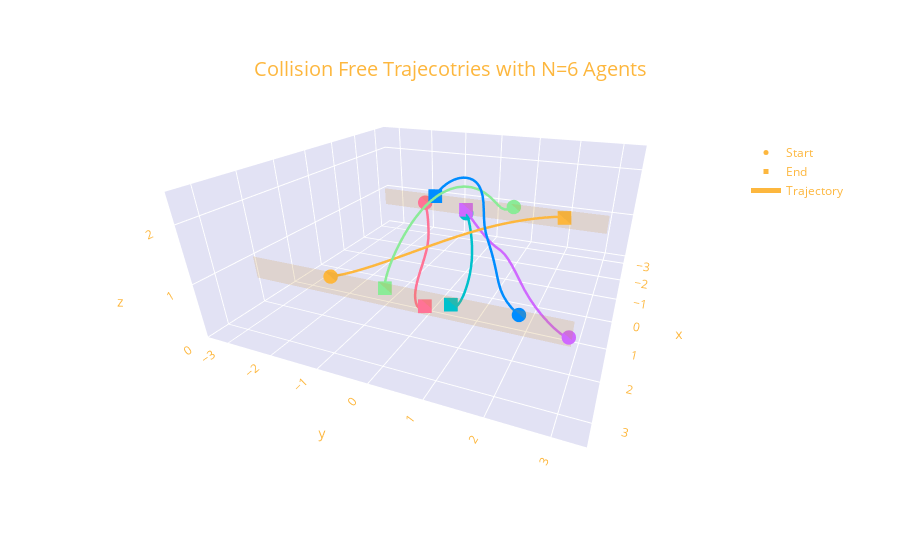

The code cell stored with this chart in its notebook:
### Code cell
c = ["#fdb73e", "#00C1CC", '#008CFF', '#8BEB98', '#CF69FF', '#FF7396']

last = len(agent1_x)-1

start1 = go.Scatter3d(
    x=[pos_df[pos_df.Agent=='Agent 1'].X[0]],
    y=[pos_df[pos_df.Agent=='Agent 1'].Y[0]],
    z=[pos_df[pos_df.Agent=='Agent 1'].Z[0]],
    mode='markers',
    name='Start 1',
    marker=dict(symbol="circle",color=c[0],size=5),
    hovertemplate='Agent 1 start<extra></extra>'
)

end1 = go.Scatter3d(
    x=[pos_df[pos_df.Agent=='Agent 1'].X[last]],
    y=[pos_df[pos_df.Agent=='Agent 1'].Y[last]],
    z=[pos_df[pos_df.Agent=='Agent 1'].Z[last]],
    mode='markers',
    name='End 1',
    marker=dict(symbol="square",color=c[0],size=5),
    hovertemplate='Agent 1 end<extra></extra>'
)

traj1 = go.Scatter3d(
    x=pos_df[pos_df.Agent=='Agent 1'].X,
    y=pos_df[pos_df.Agent=='Agent 1'].Y,
    z=pos_df[pos_df.Agent=='Agent 1'].Z,
    mode='lines',
    name='Trajectory 1',
    line=dict(width=5, color=c[0]),
    hovertemplate='Agent 1 trajectory<extra></extra>'
)

start2 = go.Scatter3d(
    x=[pos_df[pos_df.Agent=='Agent 2'].X[0]],
    y=[pos_df[pos_df.Agent=='Agent 2'].Y[0]],
    z=[pos_df[pos_df.Agent=='Agent 2'].Z[0]],
    mode='markers',
    name='Start 2',
    marker=dict(symbol="circle",color=c[1],size=5),
    hovertemplate='Agent 2 start<extra></extra>'
)

end2 = go.Scatter3d(
    x=[pos_df[pos_df.Agent=='Agent 2'].X[last]],
    y=[pos_df[pos_df.Agent=='Agent 2'].Y[last]],
    z=[pos_df[pos_df.Agent=='Agent 2'].Z[last]],
    mode='markers',
    name='End 2',
    marker=dict(symbol="square",color=c[1],size=5),
    hovertemplate='Agent 2 end<extra></extra>'
)

traj2 = go.Scatter3d(
    x=pos_df[pos_df.Agent=='Agent 2'].X,
    y=pos_df[pos_df.Agent=='Agent 2'].Y,
    z=pos_df[pos_df.Agent=='Agent 2'].Z,
    mode='lines',
    name='Trajectory 2',
    line=dict(width=5, color=c[1]),
    hovertemplate='Agent 2 end<extra></extra>'
)

start3 = go.Scatter3d(
    x=[pos_df[pos_df.Agent=='Agent 3'].X[0]],
    y=[pos_df[pos_df.Agent=='Agent 3'].Y[0]],
    z=[pos_df[pos_df.Agent=='Agent 3'].Z[0]],
    mode='markers',
    name='Start 3',
    marker=dict(symbol="circle",color=c[2],size=5),
    hovertemplate='Agent 3 start<extra></extra>'
)

end3 = go.Scatter3d(
    x=[pos_df[pos_df.Agent=='Agent 3'].X[last]],
    y=[pos_df[pos_df.Agent=='Agent 3'].Y[last]],
    z=[pos_df[pos_df.Agent=='Agent 3'].Z[last]],
    mode='markers',
    name='End 3',
    marker=dict(symbol="square",color=c[2],size=5),
    hovertemplate='Agent 3 end<extra></extra>'
)

traj3 = go.Scatter3d(
    x=pos_df[pos_df.Agent=='Agent 3'].X,
    y=pos_df[pos_df.Agent=='Agent 3'].Y,
    z=pos_df[pos_df.Agent=='Agent 3'].Z,
    mode='lines',
    name='Trajectory 3',
    line=dict(width=5, color=c[2]),
    hovertemplate='Agent 3 trajectory<extra></extra>'
)

start4 = go.Scatter3d(
    x=[pos_df[pos_df.Agent=='Agent 4'].X[0]],
    y=[pos_df[pos_df.Agent=='Agent 4'].Y[0]],
    z=[pos_df[pos_df.Agent=='Agent 4'].Z[0]],
    mode='markers',
    name='Start 4',
    marker=dict(symbol="circle",color=c[3],size=5),
    hovertemplate='Agent 4 start<extra></extra>'
)

end4 = go.Scatter3d(
    x=[pos_df[pos_df.Agent=='Agent 4'].X[last]],
    y=[pos_df[pos_df.Agent=='Agent 4'].Y[last]],
    z=[pos_df[pos_df.Agent=='Agent 4'].Z[last]],
    mode='markers',
    name='End 4',
    marker=dict(symbol="square",color=c[3],size=5),
    hovertemplate='Agent 4 end<extra></extra>'
)

traj4 = go.Scatter3d(
    x=pos_df[pos_df.Agent=='Agent 4'].X,
    y=pos_df[pos_df.Agent=='Agent 4'].Y,
    z=pos_df[pos_df.Agent=='Agent 4'].Z,
    mode='lines',
    name='Trajectory 4',
    line=dict(width=5, color=c[3]),
    hovertemplate='Agent 4 trajectory<extra></extra>'
)

start5 = go.Scatter3d(
    x=[pos_df[pos_df.Agent=='Agent 5'].X[0]],
    y=[pos_df[pos_df.Agent=='Agent 5'].Y[0]],
    z=[pos_df[pos_df.Agent=='Agent 5'].Z[0]],
    mode='markers',
    name='Start 5',
    marker=dict(symbol="circle",color=c[4],size=5),
    hovertemplate='Agent 5 start<extra></extra>'
)

end5 = go.Scatter3d(
    x=[pos_df[pos_df.Agent=='Agent 5'].X[last]],
    y=[pos_df[pos_df.Agent=='Agent 5'].Y[last]],
    z=[pos_df[pos_df.Agent=='Agent 5'].Z[last]],
    mode='markers',
    name='End 5',
    marker=dict(symbol="square",color=c[4],size=5),
    hovertemplate='Agent 5 end<extra></extra>'
)

traj5 = go.Scatter3d(
    x=pos_df[pos_df.Agent=='Agent 5'].X,
    y=pos_df[pos_df.Agent=='Agent 5'].Y,
    z=pos_df[pos_df.Agent=='Agent 5'].Z,
    mode='lines',
    name='Trajectory 5',
    line=dict(width=5, color=c[4]),
    hovertemplate='Agent 5 trajectory<extra></extra>'
)

start6 = go.Scatter3d(
    x=[pos_df[pos_df.Agent=='Agent 6'].X[0]],
    y=[pos_df[pos_df.Agent=='Agent 6'].Y[0]],
    z=[pos_df[pos_df.Agent=='Agent 6'].Z[0]],
    mode='markers',
    name='Start 6',
    marker=dict(symbol="circle",color=c[5],size=5),
    hovertemplate='Agent 6 start<extra></extra>'
)

end6 = go.Scatter3d(
    x=[pos_df[pos_df.Agent=='Agent 6'].X[last]],
    y=[pos_df[pos_df.Agent=='Agent 6'].Y[last]],
    z=[pos_df[pos_df.Agent=='Agent 6'].Z[last]],
    mode='markers',
    name='End 6',
    marker=dict(symbol="square",color=c[5],size=5),
    hovertemplate='Agent 6 end<extra></extra>'
)

traj6 = go.Scatter3d(
    x=pos_df[pos_df.Agent=='Agent 6'].X,
    y=pos_df[pos_df.Agent=='Agent 6'].Y,
    z=pos_df[pos_df.Agent=='Agent 6'].Z,
    mode='lines',
    name='Trajectory 6',
    line=dict(width=5, color=c[5]),
    hovertemplate='Agent 6 trajectory<extra></extra>'
)

start = go.Scatter3d(
    x=[10],
    y=[10],
    z=[10],
    mode='markers',
    name='Start',
    marker=dict(symbol="circle",color="#fdb73e",size=5)
)

end = go.Scatter3d(
    x=[10],
    y=[10],
    z=[10],
    mode='markers',
    name='End',
    marker=dict(symbol="square",color="#fdb73e",size=5)
)

traj = go.Scatter3d(
    x=[10],
    y=[10],
    z=[10],
    mode='lines',
    name='Trajectory',
    line=dict(width=5, color="#fdb73e")
)

start_zone = go.Mesh3d(
        x=[-2.5, -2.5, -2.5, -2.5],
        y=[-3, -3, 3, 3],
        z=[1.2, 0.8, 1.2, 0.8],

        i=[0, 0, 0, 1],
        j=[1, 2, 3, 2],
        k=[2, 3, 1, 3],
        opacity=0.1,
        color='#fdb73e',
        flatshading = True,
        hovertemplate='Even Agent<br>Start Zone<extra></extra>'
    )

end_zone = go.Mesh3d(
        x=[2.5, 2.5, 2.5, 2.5],
        y=[-3, -3, 3, 3],
        z=[1.2, 0.8, 1.2, 0.8],

        i=[0, 0, 0, 1],
        j=[1, 2, 3, 2],
        k=[2, 3, 1, 3],
        opacity=0.1,
        color='#fdb73e',
        flatshading = True,
        hovertemplate='Odd Agent<br>Start Zone<extra></extra>'
    )

fig = go.Figure(data=[start1, end1, traj1, 
                      start2, end2, traj2, 
                      start3, end3, traj3, 
                      start4, end4, traj4,
                      start5, end5, traj5,
                      start6, end6, traj6,
                      start, end, traj,
                      start_zone, end_zone])

fig.update_layout({
    'paper_bgcolor': 'rgba(0, 0, 0, 0)',
    'scene_xaxis_backgroundcolor': 'rgba(47, 47, 65, 0.3)',
    'scene_yaxis_backgroundcolor': 'rgba(47, 47, 65, 0.3)',
    'scene_zaxis_backgroundcolor': 'rgba(47, 47, 65, 0.3)',
    'scene_xaxis_linecolor': 'rgba(0, 0, 0, 0)',
    'scene_yaxis_linecolor': 'rgba(0, 0, 0, 0)',
    'scene_zaxis_linecolor': 'rgba(0, 0, 0, 0)',
    'scene_xaxis_gridcolor': 'rgba(0, 0, 0, 0)',
    'scene_yaxis_gridcolor': 'rgba(0, 0, 0, 0)',
    'scene_zaxis_gridcolor': 'rgba(0, 0, 0, 0)',
    
})

fig.update_layout(
    font_color="#fdb73e",
    title={
        'text': "Collision Free Trajecotries with N=6 Agents",
        'y':0.89,
        'x':0.50,
        'font_size': 20}
)

fig.update_layout(
    scene = dict(
        xaxis = dict(range=[-3.5,3.5],),
        yaxis = dict(range=[-3.5,3.5],),
        zaxis = dict(nticks=3, range=[0,2.5],),)
)


fig.update_layout(
    scene_camera = dict(
        up = dict(x=0, y=0, z=1),
        center = dict(x=0, y=0, z=-0.2),
        eye = dict(x=1.2, y=0.5, z=0.5))
)

labels_to_show_in_legend = ["Start","End","Trajectory","Zone"]

for trace in fig['data']: 
    if (not trace['name'] in labels_to_show_in_legend):
        trace['showlegend'] = False

        
fig.update_layout(legend=dict(
    yanchor="top",
    y=0.9,
    xanchor="left",
    x=0.9
))

fig.update_layout(scene_aspectratio=dict(x=1, y=1, z=0.4))

fig.write_html("traj6.html")

fig.show()

### Figure 1 — Plotly figure (JSON) as saved in the notebook; plotly's stock layout.template omitted (floating-point values rounded to 4 significant figures)
{"data": [{"hovertemplate": "Agent 1 start<extra></extra>", "marker": {"color": "#fdb73e", "size": 5, "symbol": "circle"}, "mode": "markers", "name": "Start 1", "showlegend": false, "type": "scatter3d", "x": [2.5], "y": [-1.257], "z": [1.12]}, {"hovertemplate": "Agent 1 end<extra></extra>", "marker": {"color": "#fdb73e", "size": 5, "symbol": "square"}, "mode": "markers", "name": "End 1", "showlegend": false, "type": "scatter3d", "x": [-2.518], "y": [1.964], "z": [1.03]}, {"hovertemplate": "Agent 1 trajectory<extra></extra>", "line": {"color": "#fdb73e", "width": 5}, "mode": "lines", "name": "Trajectory 1", "showlegend": false, "type": "scatter3d", "x": [2.5, 2.5, 2.498, 2.486, 2.456, 2.397, 2.303, 2.17, 1.997, 1.783, 1.535, 1.257, 0.9613, 0.6561, 0.3502, 0.0506, -0.2367, -0.5069, -0.7569, -0.985, -1.191, -1.374, -1.538, -1.682, -1.809, -1.92, -2.017, -2.102, -2.175, -2.238, -2.292, -2.338, -2.377, -2.409, -2.436, -2.458, -2.476, -2.49, -2.501, -2.51, -2.516, -2.521, -2.523, -2.525, -2.526, -2.526, -2.525, -2.524, -2.522, -2.52, -2.518], "y": [-1.257, -1.257, -1.255, -1.243, -1.213, -1.161, -1.092, -1.013, -0.9251, -0.8274, -0.7199, -0.6038, -0.4806, -0.3513, -0.2167, -0.07814, 0.06287, 0.2048, 0.3461, 0.485, 0.62, 0.7497, 0.8728, 0.9887, 1.097, 1.196, 1.288, 1.372, 1.447, 1.516, 1.577, 1.632, 1.68, 1.723, 1.761, 1.794, 1.823, 1.848, 1.869, 1.887, 1.903, 1.916, 1.927, 1.936, 1.943, 1.949, 1.954, 1.958, 1.961, 1.963, 1.964], "z": [1.12, 1.12, 1.12, 1.12, 1.119, 1.116, 1.113, 1.107, 1.1, 1.093, 1.087, 1.082, 1.079, 1.077, 1.077, 1.078, 1.079, 1.08, 1.081, 1.081, 1.08, 1.079, 1.077, 1.075, 1.072, 1.069, 1.066, 1.064, 1.061, 1.058, 1.055, 1.052, 1.05, 1.048, 1.046, 1.044, 1.042, 1.04, 1.039, 1.037, 1.036, 1.035, 1.034, 1.033, 1.033, 1.032, 1.031, 1.031, 1.03, 1.03, 1.03]}, {"hovertemplate": "Agent 2 start<extra></extra>", "marker": {"color": "#00C1CC", "size": 5, "symbol": "circle"}, "mode": "markers", "name": "Start 2", "showlegend": false, "type": "scatter3d", "x": [-2.5], "y": [-0.5847], "z": [0.842]}, {"hovertemplate": "Agent 2 end<extra></extra>", "marker": {"color": "#00C1CC", "size": 5, "symbol": "square"}, "mode": "markers", "name": "End 2", "showlegend": false, "type": "scatter3d", "x": [2.511], "y": [1.057], "z": [1.074]}, {"hovertemplate": "Agent 2 end<extra></extra>", "line": {"color": "#00C1CC", "width": 5}, "mode": "lines", "name": "Trajectory 2", "showlegend": false, "type": "scatter3d", "x": [-2.5, -2.5, -2.497, -2.486, -2.455, -2.396, -2.305, -2.182, -2.031, -1.854, -1.653, -1.43, -1.19, -0.9368, -0.6769, -0.4156, -0.158, 0.09169, 0.3304, 0.5558, 0.7665, 0.962, 1.142, 1.307, 1.456, 1.592, 1.714, 1.823, 1.921, 2.008, 2.084, 2.151, 2.21, 2.261, 2.305, 2.342, 2.375, 2.402, 2.425, 2.444, 2.46, 2.473, 2.483, 2.491, 2.498, 2.503, 2.506, 2.509, 2.51, 2.511, 2.511], "y": [-0.5847, -0.5845, -0.5829, -0.5755, -0.5571, -0.5236, -0.4733, -0.4073, -0.3268, -0.2333, -0.1315, -0.02688, 0.07557, 0.1718, 0.26, 0.34, 0.4126, 0.4788, 0.5397, 0.5958, 0.6478, 0.6957, 0.7397, 0.7799, 0.8163, 0.8492, 0.8785, 0.9046, 0.9277, 0.9479, 0.9656, 0.9809, 0.9941, 1.006, 1.015, 1.023, 1.03, 1.036, 1.041, 1.045, 1.048, 1.051, 1.053, 1.054, 1.055, 1.056, 1.056, 1.057, 1.057, 1.057, 1.057], "z": [0.842, 0.8422, 0.8425, 0.844, 0.8473, 0.8521, 0.8543, 0.8456, 0.8183, 0.7687, 0.6991, 0.6208, 0.5455, 0.4807, 0.4308, 0.3973, 0.3801, 0.3774, 0.3871, 0.4067, 0.4339, 0.4666, 0.5032, 0.542, 0.5819, 0.6221, 0.6616, 0.6999, 0.7367, 0.7716, 0.8043, 0.8349, 0.8631, 0.8891, 0.9128, 0.9343, 0.9537, 0.9711, 0.9867, 1.001, 1.013, 1.024, 1.033, 1.041, 1.048, 1.055, 1.06, 1.064, 1.068, 1.071, 1.074]}, {"hovertemplate": "Agent 3 start<extra></extra>", "marker": {"color": "#008CFF", "size": 5, "symbol": "circle"}, "mode": "markers", "name": "Start 3", "showlegend": false, "type": "scatter3d", "x": [2.5], "y": [2.172], "z": [1.129]}, {"hovertemplate": "Agent 3 end<extra></extra>", "marker": {"color": "#008CFF", "size": 5, "symbol": "square"}, "mode": "markers", "name": "End 3", "showlegend": false, "type": "scatter3d", "x": [-2.459], "y": [-1.457], "z": [1.175]}, {"hovertemplate": "Agent 3 trajectory<extra></extra>", "line": {"color": "#008CFF", "width": 5}, "mode": "lines", "name": "Trajectory 3", "showlegend": false, "type": "scatter3d", "x": [2.5, 2.5, 2.498, 2.486, 2.456, 2.397, 2.305, 2.181, 2.026, 1.843, 1.634, 1.403, 1.157, 0.9, 0.6383, 0.377, 0.1222, -0.1177, -0.333, -0.5149, -0.6598, -0.7736, -0.8671, -0.9514, -1.034, -1.121, -1.212, -1.307, -1.405, -1.503, -1.598, -1.69, -1.776, -1.857, -1.931, -1.999, -2.06, -2.116, -2.166, -2.211, -2.251, -2.287, -2.318, -2.346, -2.37, -2.391, -2.409, -2.425, -2.438, -2.45, -2.459], "y": [2.172, 2.172, 2.17, 2.159, 2.128, 2.071, 1.988, 1.89, 1.786, 1.684, 1.584, 1.484, 1.377, 1.261, 1.138, 1.008, 0.8762, 0.7528, 0.6493, 0.5717, 0.5131, 0.4614, 0.4056, 0.3386, 0.2574, 0.1627, 0.057, -0.05587, -0.1721, -0.2883, -0.4017, -0.5104, -0.6131, -0.7091, -0.798, -0.8799, -0.9548, -1.023, -1.085, -1.141, -1.191, -1.235, -1.275, -1.31, -1.341, -1.368, -1.392, -1.412, -1.43, -1.445, -1.457], "z": [1.129, 1.129, 1.129, 1.129, 1.128, 1.128, 1.128, 1.13, 1.133, 1.136, 1.142, 1.15, 1.162, 1.179, 1.199, 1.222, 1.25, 1.29, 1.352, 1.44, 1.549, 1.663, 1.767, 1.851, 1.913, 1.95, 1.967, 1.965, 1.949, 1.921, 1.884, 1.842, 1.795, 1.746, 1.696, 1.647, 1.598, 1.551, 1.507, 1.464, 1.425, 1.388, 1.354, 1.323, 1.295, 1.269, 1.246, 1.225, 1.206, 1.19, 1.175]}, {"hovertemplate": "Agent 4 start<extra></extra>", "marker": {"color": "#8BEB98", "size": 5, "symbol": "circle"}, "mode": "markers", "name": "Start 4", "showlegend": false, "type": "scatter3d", "x": [-2.5], "y": [0.6884], "z": [1.136]}, {"hovertemplate": "Agent 4 end<extra></extra>", "marker": {"color": "#8BEB98", "size": 5, "symbol": "square"}, "mode": "markers", "name": "End 4", "showlegend": false, "type": "scatter3d", "x": [2.498], "y": [-0.1592], "z": [1.113]}, {"hovertemplate": "Agent 4 trajectory<extra></extra>", "line": {"color": "#8BEB98", "width": 5}, "mode": "lines", "name": "Trajectory 4", "showlegend": false, "type": "scatter3d", "x": [-2.5, -2.5, -2.497, -2.486, -2.455, -2.396, -2.306, -2.189, -2.052, -1.903, -1.75, -1.596, -1.441, -1.279, -1.109, -0.9291, -0.7411, -0.545, -0.342, -0.1346, 0.0744, 0.2816, 0.484, 0.6789, 0.8641, 1.038, 1.201, 1.35, 1.488, 1.613, 1.727, 1.829, 1.921, 2.003, 2.076, 2.141, 2.198, 2.247, 2.29, 2.328, 2.36, 2.388, 2.411, 2.431, 2.447, 2.461, 2.472, 2.481, 2.488, 2.494, 2.498], "y": [0.6884, 0.6886, 0.6879, 0.6842, 0.6749, 0.6586, 0.6356, 0.6081, 0.5791, 0.5483, 0.5104, 0.4604, 0.3954, 0.3155, 0.2237, 0.1252, 0.02693, -0.0645, -0.1442, -0.2097, -0.2605, -0.2976, -0.3227, -0.3381, -0.3459, -0.3478, -0.3455, -0.3401, -0.3325, -0.3233, -0.3132, -0.3024, -0.2912, -0.28, -0.2688, -0.2579, -0.2473, -0.2372, -0.2277, -0.2188, -0.2104, -0.2027, -0.1957, -0.1892, -0.1834, -0.1781, -0.1734, -0.1692, -0.1655, -0.1621, -0.1592], "z": [1.136, 1.137, 1.137, 1.136, 1.136, 1.136, 1.139, 1.153, 1.19, 1.256, 1.352, 1.471, 1.597, 1.716, 1.817, 1.892, 1.94, 1.963, 1.964, 1.949, 1.921, 1.884, 1.841, 1.795, 1.745, 1.696, 1.646, 1.598, 1.551, 1.507, 1.465, 1.426, 1.389, 1.356, 1.325, 1.297, 1.272, 1.249, 1.228, 1.21, 1.194, 1.18, 1.167, 1.156, 1.147, 1.139, 1.132, 1.126, 1.12, 1.116, 1.113]}, {"hovertemplate": "Agent 5 start<extra></extra>", "marker": {"color": "#CF69FF", "size": 5, "symbol": "circle"}, "mode": "markers", "name": "Start 5", "showlegend": false, "type": "scatter3d", "x": [2.5], "y": [2.947], "z": [0.9418]}, {"hovertemplate": "Agent 5 end<extra></extra>", "marker": {"color": "#CF69FF", "size": 5, "symbol": "square"}, "mode": "markers", "name": "End 5", "showlegend": false, "type": "scatter3d", "x": [-2.464], "y": [-0.5801], "z": [0.9381]}, {"hovertemplate": "Agent 5 trajectory<extra></extra>", "line": {"color": "#CF69FF", "width": 5}, "mode": "lines", "name": "Trajectory 5", "showlegend": false, "type": "scatter3d", "x": [2.5, 2.5, 2.498, 2.486, 2.456, 2.397, 2.303, 2.17, 1.996, 1.784, 1.541, 1.279, 1.011, 0.7449, 0.4862, 0.2367, -0.001385, -0.2223, -0.4185, -0.5839, -0.7182, -0.8277, -0.9214, -1.008, -1.094, -1.183, -1.276, -1.371, -1.467, -1.562, -1.654, -1.742, -1.824, -1.901, -1.971, -2.035, -2.093, -2.145, -2.192, -2.234, -2.271, -2.305, -2.334, -2.359, -2.382, -2.401, -2.418, -2.432, -2.445, -2.455, -2.464], "y": [2.947, 2.947, 2.946, 2.938, 2.915, 2.868, 2.791, 2.682, 2.546, 2.391, 2.228, 2.066, 1.914, 1.774, 1.64, 1.508, 1.377, 1.25, 1.134, 1.033, 0.947, 0.8712, 0.7998, 0.7279, 0.6525, 0.5727, 0.4891, 0.4031, 0.3167, 0.2316, 0.1493, 0.07118, -0.002174, -0.07028, -0.133, -0.1903, -0.2425, -0.2896, -0.3321, -0.3701, -0.4041, -0.4342, -0.4608, -0.4842, -0.5047, -0.5225, -0.5379, -0.5511, -0.5625, -0.572, -0.5801], "z": [0.9418, 0.9418, 0.9389, 0.9281, 0.9098, 0.8879, 0.8662, 0.8471, 0.8311, 0.8183, 0.808, 0.7995, 0.7917, 0.785, 0.7802, 0.7779, 0.7768, 0.773, 0.7634, 0.748, 0.7296, 0.7117, 0.6971, 0.6872, 0.6827, 0.6831, 0.6879, 0.6963, 0.7074, 0.7205, 0.7349, 0.7501, 0.7656, 0.7812, 0.7965, 0.8112, 0.8253, 0.8387, 0.8512, 0.8629, 0.8736, 0.8835, 0.8925, 0.9007, 0.9081, 0.9147, 0.9206, 0.9258, 0.9304, 0.9345, 0.9381]}, {"hovertemplate": "Agent 6 start<extra></extra>", "marker": {"color": "#FF7396", "size": 5, "symbol": "circle"}, "mode": "markers", "name": "Start 6", "showlegend": false, "type": "scatter3d", "x": [-2.5], "y": [-1.778], "z": [0.972]}, {"hovertemplate": "Agent 6 end<extra></extra>", "marker": {"color": "#FF7396", "size": 5, "symbol": "square"}, "mode": "markers", "name": "End 6", "showlegend": false, "type": "scatter3d", "x": [2.525], "y": [0.5975], "z": [0.9618]}, {"hovertemplate": "Agent 6 trajectory<extra></extra>", "line": {"color": "#FF7396", "width": 5}, "mode": "lines", "name": "Trajectory 6", "showlegend": false, "type": "scatter3d", "x": [-2.5, -2.5, -2.497, -2.486, -2.455, -2.396, -2.302, -2.169, -1.995, -1.783, -1.541, -1.276, -0.9978, -0.715, -0.4344, -0.1584, 0.1161, 0.388, 0.6524, 0.903, 1.135, 1.344, 1.53, 1.692, 1.833, 1.954, 2.058, 2.146, 2.221, 2.284, 2.337, 2.382, 2.419, 2.449, 2.474, 2.494, 2.509, 2.521, 2.529, 2.536, 2.539, 2.542, 2.542, 2.542, 2.541, 2.539, 2.537, 2.534, 2.531, 2.528, 2.525], "y": [-1.778, -1.778, -1.777, -1.772, -1.757, -1.724, -1.669, -1.591, -1.493, -1.377, -1.25, -1.116, -0.9784, -0.8422, -0.7098, -0.5852, -0.4741, -0.3782, -0.2956, -0.2227, -0.1562, -0.09352, -0.03337, 0.02483, 0.08101, 0.1348, 0.1856, 0.2332, 0.2771, 0.3173, 0.3538, 0.3866, 0.4159, 0.442, 0.4651, 0.4855, 0.5034, 0.519, 0.5326, 0.5443, 0.5544, 0.5631, 0.5704, 0.5765, 0.5817, 0.5859, 0.5894, 0.5922, 0.5945, 0.5962, 0.5975], "z": [0.972, 0.9722, 0.9723, 0.9726, 0.973, 0.9735, 0.9741, 0.9745, 0.9748, 0.9751, 0.9752, 0.9753, 0.9752, 0.9752, 0.9749, 0.9709, 0.9576, 0.9358, 0.91, 0.8845, 0.8623, 0.8447, 0.8321, 0.8242, 0.8204, 0.8201, 0.8225, 0.8271, 0.8332, 0.8405, 0.8485, 0.8569, 0.8656, 0.8743, 0.8828, 0.891, 0.8989, 0.9063, 0.9133, 0.9198, 0.9258, 0.9314, 0.9364, 0.941, 0.9451, 0.9488, 0.9521, 0.955, 0.9576, 0.9599, 0.9618]}, {"marker": {"color": "#fdb73e", "size": 5, "symbol": "circle"}, "mode": "markers", "name": "Start", "type": "scatter3d", "x": [10], "y": [10], "z": [10]}, {"marker": {"color": "#fdb73e", "size": 5, "symbol": "square"}, "mode": "markers", "name": "End", "type": "scatter3d", "x": [10], "y": [10], "z": [10]}, {"line": {"color": "#fdb73e", "width": 5}, "mode": "lines", "name": "Trajectory", "type": "scatter3d", "x": [10], "y": [10], "z": [10]}, {"color": "#fdb73e", "flatshading": true, "hovertemplate": "Even Agent<br>Start Zone<extra></extra>", "i": [0, 0, 0, 1], "j": [1, 2, 3, 2], "k": [2, 3, 1, 3], "opacity": 0.1, "showlegend": false, "type": "mesh3d", "x": [-2.5, -2.5, -2.5, -2.5], "y": [-3, -3, 3, 3], "z": [1.2, 0.8, 1.2, 0.8]}, {"color": "#fdb73e", "flatshading": true, "hovertemplate": "Odd Agent<br>Start Zone<extra></extra>", "i": [0, 0, 0, 1], "j": [1, 2, 3, 2], "k": [2, 3, 1, 3], "opacity": 0.1, "showlegend": false, "type": "mesh3d", "x": [2.5, 2.5, 2.5, 2.5], "y": [-3, -3, 3, 3], "z": [1.2, 0.8, 1.2, 0.8]}], "layout": {"font": {"color": "#fdb73e"}, "legend": {"x": 0.9, "xanchor": "left", "y": 0.9, "yanchor": "top"}, "paper_bgcolor": "rgba(0, 0, 0, 0)", "scene": {"aspectratio": {"x": 1, "y": 1, "z": 0.4}, "camera": {"center": {"x": 0, "y": 0, "z": -0.2}, "eye": {"x": 1.2, "y": 0.5, "z": 0.5}, "up": {"x": 0, "y": 0, "z": 1}}, "xaxis": {"backgroundcolor": "rgba(47, 47, 65, 0.3)", "gridcolor": "rgba(0, 0, 0, 0)", "linecolor": "rgba(0, 0, 0, 0)", "range": [-3.5, 3.5]}, "yaxis": {"backgroundcolor": "rgba(47, 47, 65, 0.3)", "gridcolor": "rgba(0, 0, 0, 0)", "linecolor": "rgba(0, 0, 0, 0)", "range": [-3.5, 3.5]}, "zaxis": {"backgroundcolor": "rgba(47, 47, 65, 0.3)", "gridcolor": "rgba(0, 0, 0, 0)", "linecolor": "rgba(0, 0, 0, 0)", "nticks": 3, "range": [0, 2.5]}}, "title": {"font": {"size": 20}, "text": "Collision Free Trajecotries with N=6 Agents", "x": 0.5, "y": 0.89}}}
